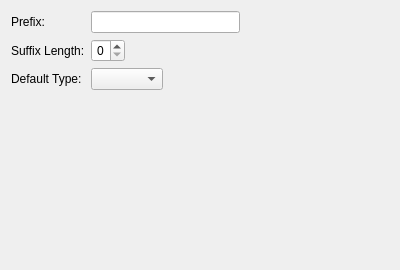
<?xml version="1.0" encoding="UTF-8"?>
<ui version="4.0">
 <class>PreferencePageSnapshot</class>
 <widget class="QWidget" name="PreferencePageSnapshot">
  <property name="geometry">
   <rect>
    <x>0</x>
    <y>0</y>
    <width>400</width>
    <height>270</height>
   </rect>
  </property>
  <property name="windowTitle">
   <string>Form</string>
  </property>
  <layout class="QGridLayout" name="gridLayout">
   <item row="0" column="0">
    <widget class="QLabel" name="prefixLabel">
     <property name="text">
      <string>Prefix:</string>
     </property>
    </widget>
   </item>
   <item row="0" column="1">
    <layout class="QHBoxLayout" name="horizontalLayout">
     <item>
      <widget class="QLineEdit" name="prefixEdit"/>
     </item>
     <item>
      <spacer name="horizontalSpacer">
       <property name="orientation">
        <enum>Qt::Horizontal</enum>
       </property>
       <property name="sizeHint" stdset="0">
        <size>
         <width>40</width>
         <height>20</height>
        </size>
       </property>
      </spacer>
     </item>
    </layout>
   </item>
   <item row="1" column="0">
    <widget class="QLabel" name="suffixLabel">
     <property name="text">
      <string>Suffix Length:</string>
     </property>
    </widget>
   </item>
   <item row="1" column="1">
    <layout class="QHBoxLayout" name="horizontalLayout_2">
     <item>
      <widget class="QSpinBox" name="suffixSpinBox">
       <property name="alignment">
        <set>Qt::AlignRight|Qt::AlignTrailing|Qt::AlignVCenter</set>
       </property>
       <property name="maximum">
        <number>6</number>
       </property>
      </widget>
     </item>
     <item>
      <spacer name="horizontalSpacer_2">
       <property name="orientation">
        <enum>Qt::Horizontal</enum>
       </property>
       <property name="sizeHint" stdset="0">
        <size>
         <width>40</width>
         <height>20</height>
        </size>
       </property>
      </spacer>
     </item>
    </layout>
   </item>
   <item row="2" column="0">
    <widget class="QLabel" name="typeLabel">
     <property name="text">
      <string>Default Type:</string>
     </property>
    </widget>
   </item>
   <item row="2" column="1">
    <layout class="QHBoxLayout" name="horizontalLayout_3">
     <item>
      <widget class="QComboBox" name="typeComboBox"/>
     </item>
     <item>
      <spacer name="horizontalSpacer_3">
       <property name="orientation">
        <enum>Qt::Horizontal</enum>
       </property>
       <property name="sizeHint" stdset="0">
        <size>
         <width>40</width>
         <height>20</height>
        </size>
       </property>
      </spacer>
     </item>
    </layout>
   </item>
   <item row="3" column="1">
    <spacer name="verticalSpacer">
     <property name="orientation">
      <enum>Qt::Vertical</enum>
     </property>
     <property name="sizeHint" stdset="0">
      <size>
       <width>20</width>
       <height>165</height>
      </size>
     </property>
    </spacer>
   </item>
  </layout>
 </widget>
 <resources/>
 <connections/>
</ui>
